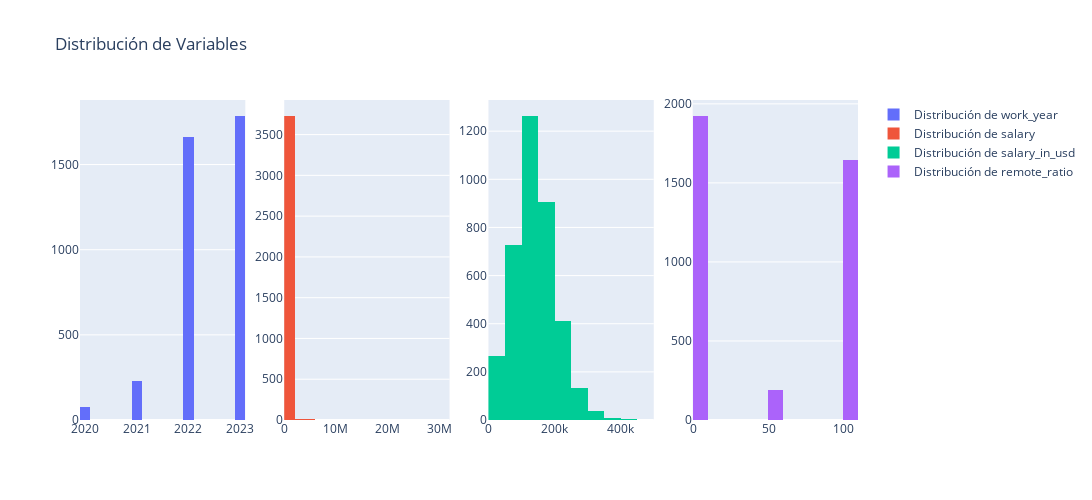

Notebook source saved alongside this figure:
### Code cell
# Selecciono unicamente las variables de las columnas numéricas. Las conocemos por describe
cols = ['work_year', 'salary', 'salary_in_usd', 'remote_ratio']

# Creo una figura de 1 fila y 4 columnas
fig = make_subplots(rows=1, cols=4)
 
# Iteramos sobre cada elemento de la lista cols utilizando enumerate() para obtener tanto el índice como el valor de cada elemento.
for i, col in enumerate(cols):
    fig.add_trace(go.Histogram(x=df[col], nbinsx=20, name=f'Distribución de {col}'), row=1, col=i+1, ) # Creamos un histograma para cada uno de los elementos de "cols"
 
#Se actualiza el diseño de la figura utilizando update_layout(), para especificar la altura, anchura, el título y la leyenda a mostrar. 
fig.update_layout(height=500, width=1200, title_text="Distribución de Variables", showlegend=True) 
fig.show()

### Figure 1 — Plotly figure (JSON) as saved in the notebook; plotly's stock layout.template omitted (floating-point values rounded to 4 significant figures; data arrays with more than 128 entries replaced by an {"elided": "..."} marker saying what was removed)
{"data": [{"name": "Distribución de work_year", "nbinsx": 20, "type": "histogram", "x": {"elided": "3755 int values"}, "xaxis": "x", "yaxis": "y"}, {"name": "Distribución de salary", "nbinsx": 20, "type": "histogram", "x": {"elided": "3755 int values"}, "xaxis": "x2", "yaxis": "y2"}, {"name": "Distribución de salary_in_usd", "nbinsx": 20, "type": "histogram", "x": {"elided": "3755 int values"}, "xaxis": "x3", "yaxis": "y3"}, {"name": "Distribución de remote_ratio", "nbinsx": 20, "type": "histogram", "x": {"elided": "3755 int values"}, "xaxis": "x4", "yaxis": "y4"}], "layout": {"height": 500, "showlegend": true, "title": {"text": "Distribución de Variables"}, "width": 1200, "xaxis": {"anchor": "y", "domain": [0, 0.2125]}, "xaxis2": {"anchor": "y2", "domain": [0.2625, 0.475]}, "xaxis3": {"anchor": "y3", "domain": [0.525, 0.7375]}, "xaxis4": {"anchor": "y4", "domain": [0.7875, 1]}, "yaxis": {"anchor": "x", "domain": [0, 1]}, "yaxis2": {"anchor": "x2", "domain": [0, 1]}, "yaxis3": {"anchor": "x3", "domain": [0, 1]}, "yaxis4": {"anchor": "x4", "domain": [0, 1]}}}
